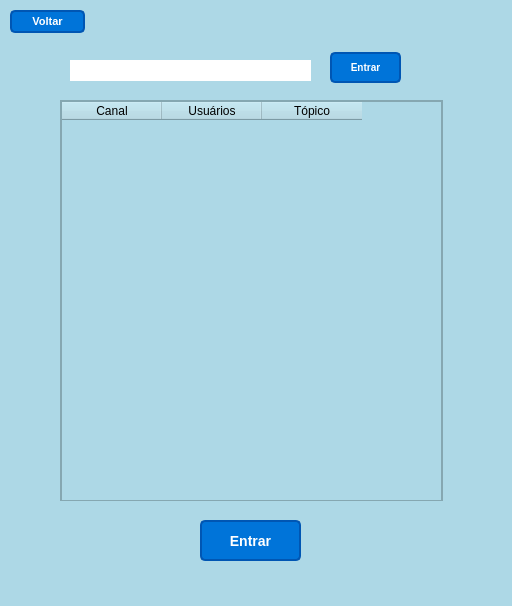
<?xml version="1.0" encoding="UTF-8"?>
<ui version="4.0">
 <class>MainWindowListaCanais</class>
 <widget class="QMainWindow" name="MainWindowListaCanais">
  <property name="geometry">
   <rect>
    <x>0</x>
    <y>0</y>
    <width>512</width>
    <height>606</height>
   </rect>
  </property>
  <property name="windowTitle">
   <string>Canais</string>
  </property>
  <property name="styleSheet">
   <string notr="true">background-color: #add8e6;</string>
  </property>
  <property name="tabShape">
   <enum>QTabWidget::Triangular</enum>
  </property>
  <widget class="QWidget" name="centralwidget">
   <widget class="QPushButton" name="pushButtonVoltar">
    <property name="geometry">
     <rect>
      <x>10</x>
      <y>10</y>
      <width>75</width>
      <height>23</height>
     </rect>
    </property>
    <property name="styleSheet">
     <string notr="true">    background-color: #0074D9;
    color: #FFFFFF; 
    border: 2px solid #0056b3; 
    border-radius: 5px; 
    padding: 5px 15px;
    font-size: 11px;
    font-weight: bold;</string>
    </property>
    <property name="text">
     <string>Voltar</string>
    </property>
   </widget>
   <widget class="QPushButton" name="pushButtonEntrar">
    <property name="geometry">
     <rect>
      <x>200</x>
      <y>520</y>
      <width>101</width>
      <height>41</height>
     </rect>
    </property>
    <property name="styleSheet">
     <string notr="true">    background-color: #0074D9;
    color: #FFFFFF; 
    border: 2px solid #0056b3; 
    border-radius: 5px; 
    padding: 5px 15px;
    font-size: 14px;
    font-weight: bold;</string>
    </property>
    <property name="text">
     <string>Entrar</string>
    </property>
   </widget>
   <widget class="QScrollArea" name="scrollArea">
    <property name="geometry">
     <rect>
      <x>60</x>
      <y>100</y>
      <width>383</width>
      <height>401</height>
     </rect>
    </property>
    <property name="widgetResizable">
     <bool>true</bool>
    </property>
    <widget class="QWidget" name="scrollAreaWidgetContents">
     <property name="geometry">
      <rect>
       <x>0</x>
       <y>0</y>
       <width>381</width>
       <height>399</height>
      </rect>
     </property>
     <widget class="QTableWidget" name="tableWidgetCanais">
      <property name="geometry">
       <rect>
        <x>0</x>
        <y>0</y>
        <width>381</width>
        <height>441</height>
       </rect>
      </property>
      <property name="styleSheet">
       <string notr="true"/>
      </property>
      <property name="frameShape">
       <enum>QFrame::StyledPanel</enum>
      </property>
      <property name="frameShadow">
       <enum>QFrame::Raised</enum>
      </property>
      <column>
       <property name="text">
        <string>Canal</string>
       </property>
       <property name="font">
        <font>
         <family>Helvetica</family>
        </font>
       </property>
      </column>
      <column>
       <property name="text">
        <string>Usuários</string>
       </property>
       <property name="font">
        <font>
         <family>Helvetica</family>
        </font>
       </property>
      </column>
      <column>
       <property name="text">
        <string>Tópico</string>
       </property>
       <property name="font">
        <font>
         <family>Helvetica</family>
        </font>
       </property>
      </column>
     </widget>
    </widget>
   </widget>
   <widget class="QLineEdit" name="lineEditPesquisar">
    <property name="geometry">
     <rect>
      <x>70</x>
      <y>60</y>
      <width>241</width>
      <height>21</height>
     </rect>
    </property>
    <property name="styleSheet">
     <string notr="true">background-color: #ffffff;
border: 1px soolid #ccc;
padding: 5px;</string>
    </property>
   </widget>
   <widget class="QPushButton" name="pushButtonEntrarPesquisa">
    <property name="geometry">
     <rect>
      <x>330</x>
      <y>52</y>
      <width>71</width>
      <height>31</height>
     </rect>
    </property>
    <property name="styleSheet">
     <string notr="true">    background-color: #0074D9;
    color: #FFFFFF; 
    border: 2px solid #0056b3; 
    border-radius: 5px; 
    padding: 5px 15px;
    font-size: 10px;
    font-weight: bold;</string>
    </property>
    <property name="text">
     <string>Entrar</string>
    </property>
   </widget>
  </widget>
  <widget class="QMenuBar" name="menubar">
   <property name="geometry">
    <rect>
     <x>0</x>
     <y>0</y>
     <width>512</width>
     <height>21</height>
    </rect>
   </property>
  </widget>
  <widget class="QStatusBar" name="statusbar"/>
 </widget>
 <resources/>
 <connections/>
</ui>
